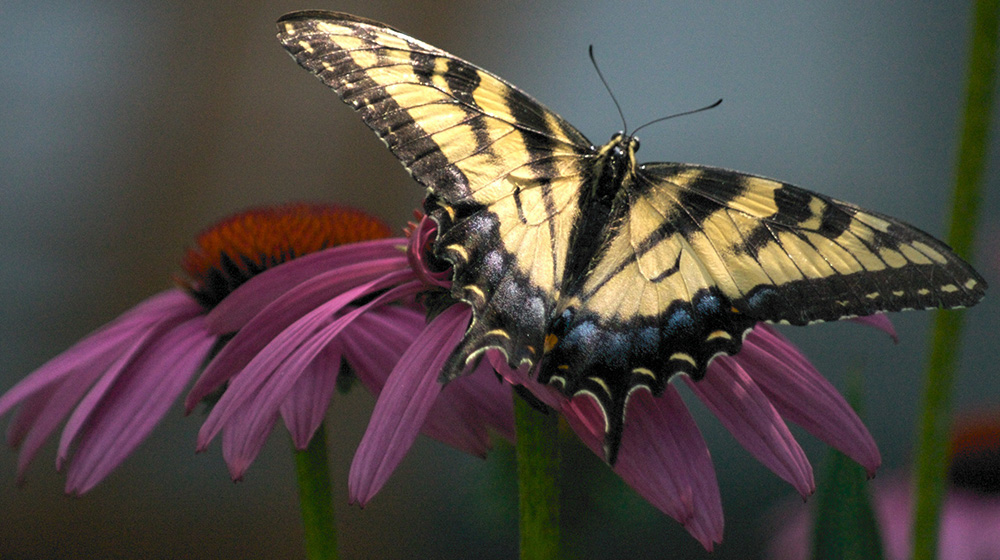
#> input picture Module-3/data/sample_image_1.jpg, 1000 x 560 px
$ jupyter execute Lesson_4.ipynb   (shell and % lines are left out)
#> lines starting #> are read from the running program, lines starting #| are printed output that depends on the picture
# Module 3 Lesson 4

_This demonstration is meant to be used in parallel with the course content. To make full use of this, have both open and when you get to an example graph in the lesson, find the corresponding code here and play around with the numbers and variables to see how it changes things._

[cell 1]
import matplotlib.pyplot as plt
import numpy as np
from scipy.fft import fft, fftfreq

pi = 3.1415

# Noise Filtering

### Noisy signal from lesson 2

[cell 2]
x = np.arange(0,50,0.01)
y = np.sin(0.1 * 2.0*np.pi * x + np.pi/2)

noise = 0.2 * np.sin(0.5 * 2.0*np.pi * x) + 0.1 * np.sin(0.05 * 2.0*np.pi * x) + 0.3 * np.sin(1 * 2.0*np.pi * x)

yf = 2 * (0.01/50) + np.abs(fft(y + noise))
xf = fftfreq(int(50/0.01), 0.01)

fig, ax = plt.subplots(2,1)
ax[0].plot(x, y + noise)
ax[1].plot(xf, yf, 'r-')

ax[0].set_xlabel("Time (sec)")
ax[1].set_xlabel("Frequency (Hz)")

ax[0].set_ylabel("Amplitude")
ax[1].set_ylabel("Power")

ax[1].set_xlim(-2, 2)

ax[0].grid()
ax[1].grid()
plt.tight_layout()
plt.show()
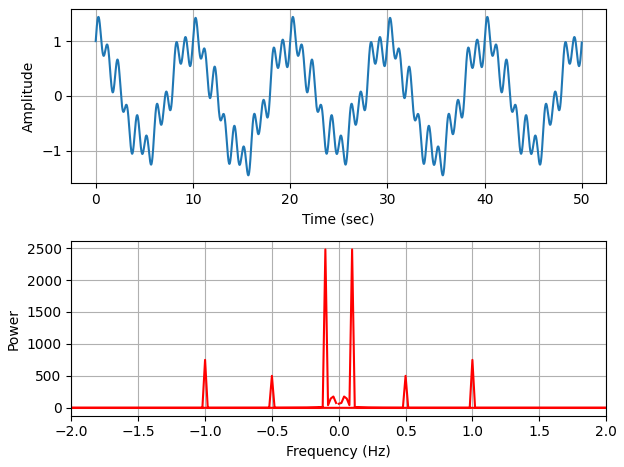
#> figure drawn by matplotlib, 2 panels; panel 1: curve peaks at x = 40.28, y = 1.44

### Atenuated frequency domain signal

[cell 3]
yf_filtered = yf

for i in range(len(xf)):
  if xf[i] < -0.3 or xf[i] > 0.3:
    yf_filtered[i] = 0

fig, ax = plt.subplots()
ax.plot(xf, yf_filtered, 'r-')

ax.set_xlabel("Frequency (Hz)")
ax.set_ylabel("Power")

ax.set_xlim(-2, 2)

ax.grid()
plt.tight_layout()
plt.show()
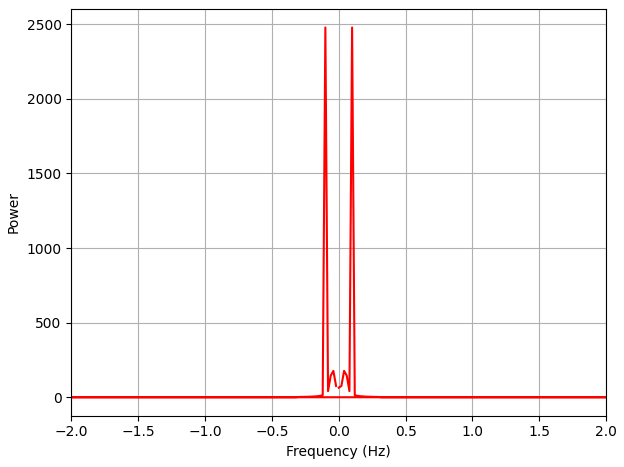
#> figure drawn by matplotlib, 1 panel

### Inverse Fourier Transform

[cell 4]
from scipy.fft import ifft

y_filtered = ifft(yf_filtered)
fig, ax = plt.subplots(2,1)

ax[0].plot(x, y + noise)
ax[1].plot(x, np.real(y_filtered))

ax[0].set_ylim(-2, 2)
ax[1].set_ylim(-2, 2)

ax[0].grid()
ax[1].grid()

ax[0].set_xlabel("Time (sec)")
ax[1].set_xlabel("Time (sec)")

ax[0].set_ylabel("Noisy Signal")
ax[1].set_ylabel("Filtered Signal")

plt.tight_layout()
plt.show()
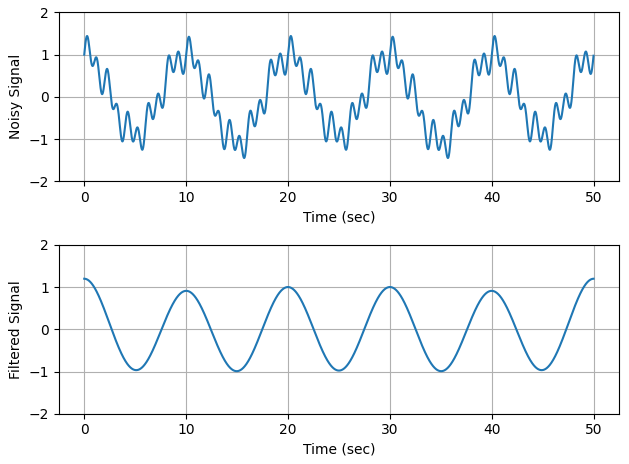
#> figure drawn by matplotlib, 2 panels; panel 1: curve peaks at x = 40.28, y = 1.44; panel 2: curve peaks at x = 0, y = 1.2

# 2D Fourier Transform

[cell 5]
from skimage.color import rgb2gray
image = rgb2gray(plt.imread("./data/sample_image_1.jpg").astype(float))
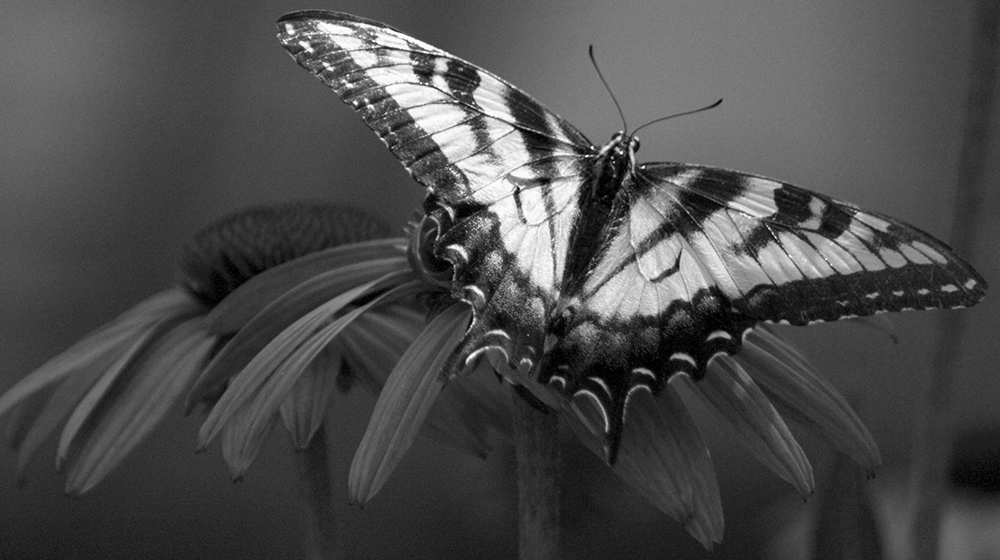
#> image: shape (560, 1000) float64; min 0, max 255, mean 75.8; drawn with min black and max white
plt.imshow(image, plt.cm.gray)

[cell 6]
[row, col] = np.shape(image)
#> row = 560; col = 1000
gauss = np.random.normal(0, 20,(row,col))
gauss = gauss.reshape(row,col)
noisy_image = (image + gauss)
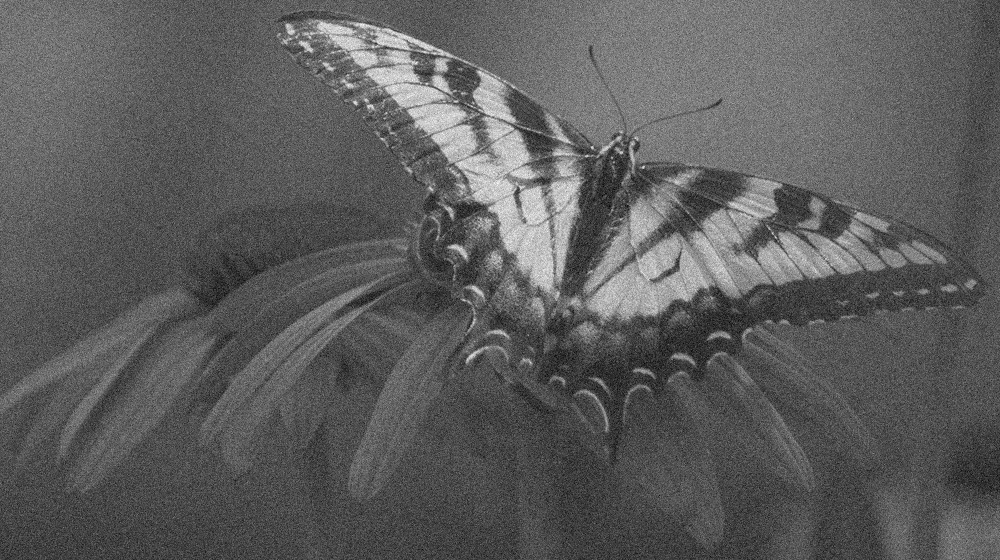
#> noisy_image: shape (560, 1000) float64; min -66.16, max 322, mean 75.8; drawn with min black and max white
plt.imshow(noisy_image, plt.cm.gray)
plt.title("Noisy Image")

[cell 7]
from scipy.fft import fft2
from matplotlib.colors import LogNorm

F_image = fft2(noisy_image)

plt.imshow(np.abs(F_image), norm=LogNorm(vmin=5))
plt.colorbar()
plt.title("Fourier Transform")
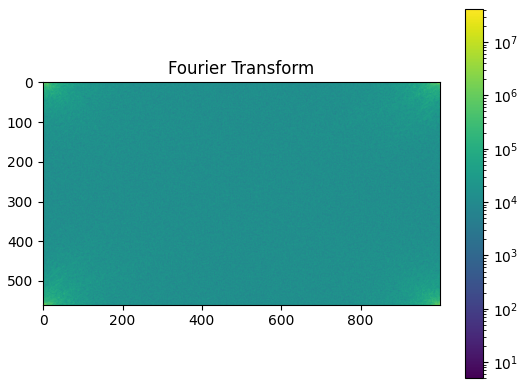
#> figure drawn by matplotlib, 2 panels

[cell 8]
keep_fraction = 0.1
F_image_filtered = F_image.copy()
r, c = F_image.shape
#> r = 560; c = 1000

F_image_filtered[int(r*keep_fraction):int(r*(1-keep_fraction))] = 0
F_image_filtered[:, int(c*keep_fraction):int(c*(1-keep_fraction))] = 0

plt.figure()
plt.imshow(np.abs(F_image_filtered), norm=LogNorm(vmin=5))
plt.colorbar()
plt.title('Filtered Spectrum')
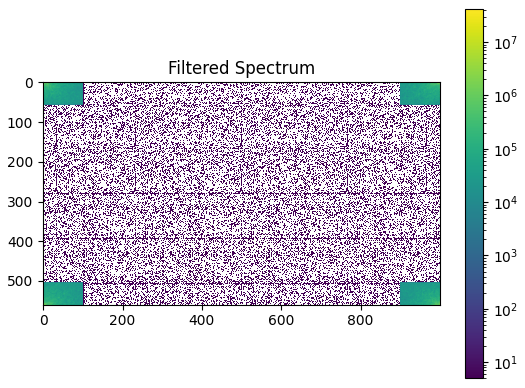
#> figure drawn by matplotlib, 2 panels

[cell 9]
from scipy.fft import ifft2

image_filtered = ifft2(F_image_filtered).real
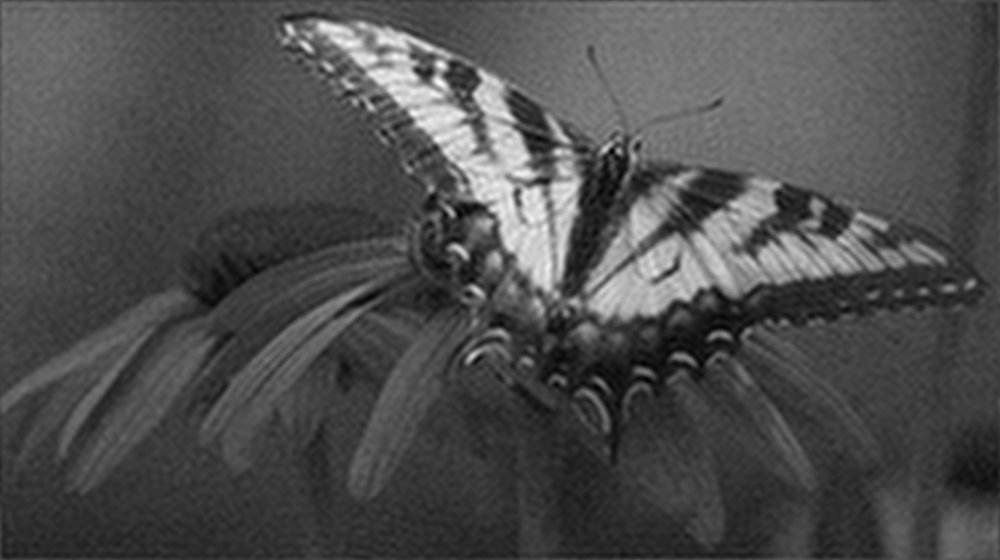
#> image_filtered: shape (560, 1000) float64; min -17.37, max 287.3, mean 75.8; drawn with min black and max white
plt.imshow(image_filtered, plt.cm.gray)
plt.title("Denoised image")

[cell 10]
fig,ax = plt.subplots(1,3)
ax[0].imshow(image, plt.cm.gray)
ax[1].imshow(noisy_image, plt.cm.gray)
ax[2].imshow(image_filtered, plt.cm.gray)
ax[0].set_title("Original Image")
ax[1].set_title("Noisy Image")
ax[2].set_title("Denoised Image")

plt.tight_layout()
